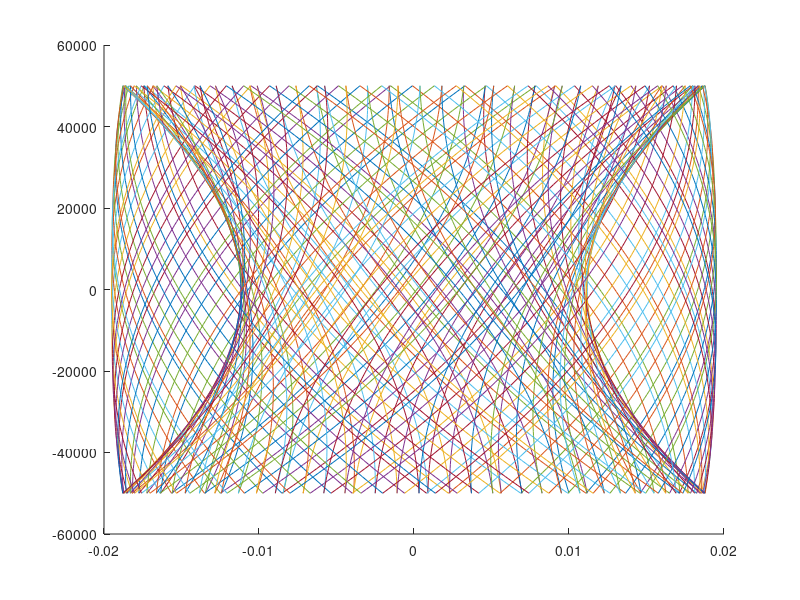

Recreate this plot in MATLAB.
%------------Ray optics bouncing simulation----------%
%------------In a rotating cavity--------------------%
%------------10/13/25 C. Limbach---------------------%

clear;
hold on;

%% -------------Fundamental and Cavity Parameters -------------%% 
c = 3e8; %m/s
Omega = 0.0005; %0.001; %0.001;  %rad/sec rotation rate
L = 100e3; %m %cavity length

%Mirror radii of curvature
Rc1 = 1.5*L; %L; %Rc = 2L gives a stable config
Rc2 = 1.5*L;
tilt1 = 0; %1e-6; %rad/m  %-2 and 0.667 works
tilt2 = 0; %1e-6; %rad/m

%Derived parameters
g1 = 1-L/Rc1;
g2 = 1-L/Rc2;
display(g1*g2);

%% -----------------Initial conditions--------------------%%
th0 = 0; %-L*Omega/(2*c); %% 
% look-ahead angle is equal to -Omega*L/(2*c);
x0 = 0.01; %0.001
z0 = -L/2;
z = linspace(-L/2,L/2,100);
Nroundtrips = 100;

%% --------------------Main Loop----------------------------%%

for k = 1:Nroundtrips

%-------------Foward propagation----------------%

%Equation to implement
%𝑥−𝑥_0=Ω/𝑐 (𝑧^2−𝑧_0^2 )+(𝜃_0−(Ω𝑧_0)/𝑐)(𝑧−𝑧_0)
%th = th0 + Omega/c * (z(end)-z0)

x = x0 + Omega/c * (z.^2 - z0^2) + (th0 - Omega*z0/c)*(z-z0);
th0 = th0 + Omega/c * (z(end)-z0);

plot(x,z); getframe(); hold on; %pause(1); 

%----------------Reverse propagation------------------%
%Reset initial conditions
x0 = x(end);
th0 = th0 - 2*x0/Rc2; %mirror term
th0 = th0 - 2*tilt2;
z0 = L/2;

%Equation to implement:
%−(𝑥−𝑥_0)=Ω/𝑐 (𝑧^2−𝑧_0^2 )+(𝜃_0−(Ω𝑧_0)/𝑐)(𝑧−𝑧_0)
%th = th0 + Omega/c * (z(1)-z0)

x = x0 - Omega/c * (z.^2 - z0^2) - (th0-(Omega*z0/c))*(z-z0);
th0 = th0 + Omega/c * (z(1)-z0);

plot(x,z); getframe(); %pause(1);

%%     ------------------------------------------- %%
%Reset initial conditions
x0 = x(1);
th0 = th0 - 2*x0/Rc1; %Angle change from Mirror radius of curvature of mirror
th0 = th0 - 2*tilt1;
z0 = -L/2;

%pause(1); %slow down simulation

end

